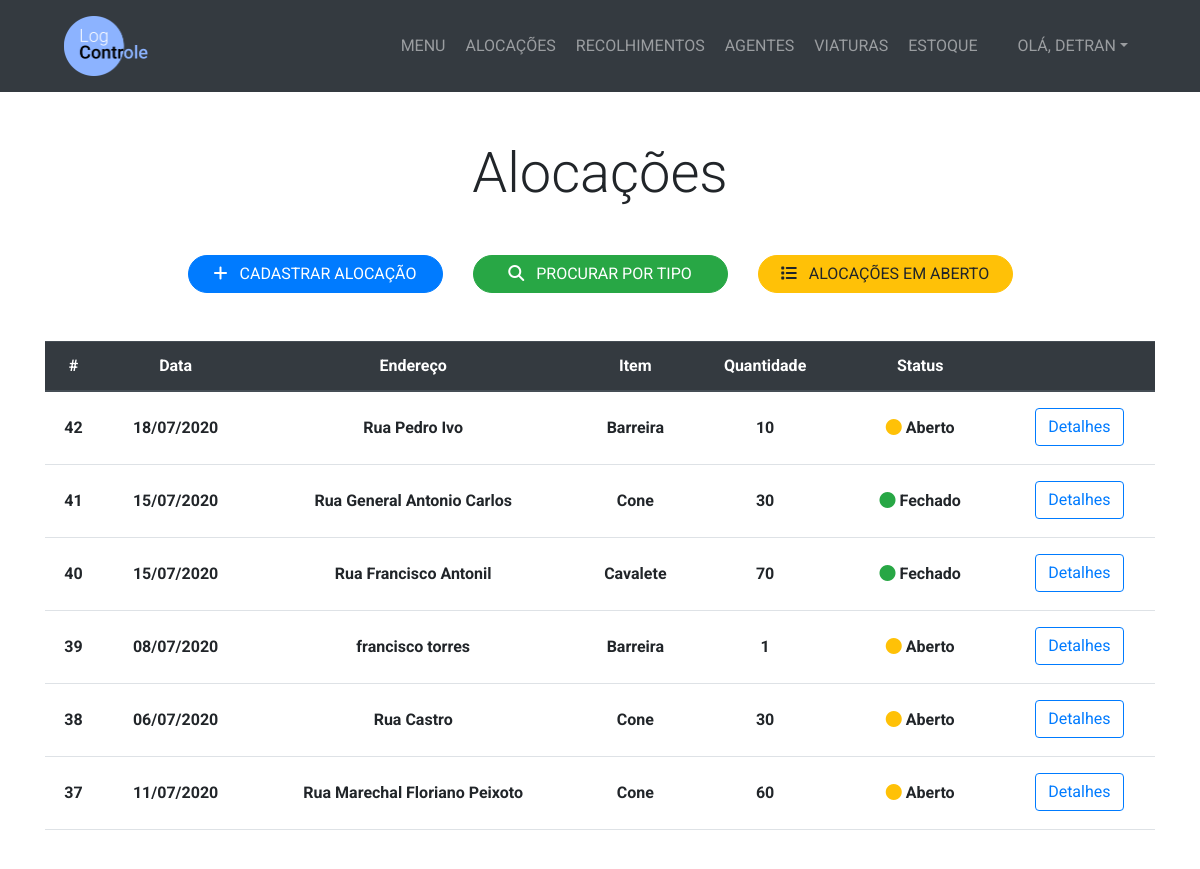
Screenshot of /alocacao/ (signed in) with the database file from the repository.
### management/models.py (models this page shows, shortened)
class Alocacao(models.Model):
    TURNO_CHOICES = (
        ('Manhã', 'Manhã'),
        ('Tarde', 'Tarde'),
        ('Noite', 'Noite'),
        ('Madrugada', 'Madrugada')
    )
    STATUS_CHOICES = (
        ('Aberto', 'Aberto'),
        ('Fechado', 'Fechado'),
        ('Desativado', 'Desativado')
    )
    data = models.DateField()
    horario = models.TimeField()
    item = models.ForeignKey(Item, on_delete=models.PROTECT)
    quantidade = models.IntegerField()
    turno = models.CharField(max_length=10, choices=TURNO_CHOICES)
    viatura = models.ForeignKey(Viatura, on_delete=models.PROTECT, blank=True, null=True)
    rua = models.CharField(max_length=200)
    numero = models.CharField(max_length=10)
    bairro = models.CharField(max_length=25)
    complemento = models.CharField(max_length=25, blank=True)
    motivo = models.CharField(max_length=100, blank=True)
    cadastrador = models.ForeignKey(User, on_delete=models.PROTECT)
    status = models.CharField(max_length=11, choices=STATUS_CHOICES, default='Fechado')

class Item(models.Model):
    nome = models.CharField(max_length=100)
    def __str__(self):
        return self.nome

### management/views.py (the view)
# urls.py: path('alocacao/', views.menu_alocacao, name='menu_alocacao'),
@login_required
def menu_alocacao(request):
    alocacoes = Alocacao.objects.all().order_by('-id')
    return render(request, 'management/menu_alocacao.html', {'alocacoes':alocacoes})

### management/templates/management/menu_alocacao.html
{% extends 'management/base.html' %}
{% block content %}
  <section class="py-5">
    <div class="container">
      <h1 class="display-4 text-center mb-5">Alocações</h1>
      <div class="row justify-content-center">
        <div class="col-lg-3">
          <a href="{% url 'criar_alocacao' %}" class="btn btn-primary btn-block rounded-pill"><i class="fas fa-plus mr-2"></i> CADASTRAR ALOCAÇÃO</a>
        </div>
        <div class="col-lg-3">
          <a href="{% url 'procurar_por_tipo_alocacao' %}" class="btn btn-success btn-block rounded-pill"><i class="fas fa-search mr-2"></i> PROCURAR POR TIPO</a>
        </div>
        <div class="col-lg-3">
          <a href="{% url 'alocacoes_abertas' %}" class="btn btn-warning btn-block rounded-pill"><i class="fas fa-list mr-2"></i> ALOCAÇÕES EM ABERTO</a>
        </div>
      </div>
      <div class="row justify-content-center mt-5">
        <div class="col-lg-12">
          {% if alocacoes %}
            <div class="table-responsive " id="tabela-colaboracao">
              <table class="table table-hover">
                <thead class="thead-dark">
                  <tr>
                    <th scope="col" class="text-center">#</th>
                    <th scope="col" class="text-center">Data</th>
                    <th scope="col" class="text-center">Endereço</th>
                    <th scope="col" class="text-center">Item</th>
                    <th scope="col" class="text-center">Quantidade</th>
                    <th scope="col" class="text-center">Status</th>
                    <th scope="col" class="text-center"></th>
                  </tr>
                </thead>
                <tbody>
                  {% for alocacao in alocacoes %}
                    <tr>
                      <th scope="row" class="text-center py-4">{{ alocacao.id }}</th>
                      <th scope="row" class="text-center py-4">{{ alocacao.data|date:'d/m/Y' }}</th>
                      <th scope="row" class="text-center py-4">{{ alocacao.rua }}</th>
                      <th scope="row" class="text-center py-4">{{ alocacao.item }}</th>
                      <th scope="row" class="text-center py-4">{{ alocacao.quantidade }}</th>
                      <th scope="row" class="text-center py-4">
                        {% if alocacao.status == 'Aberto' %}
                          <i class="fas fa-circle text-warning"></i> {{ alocacao.status }}
                        {% elif alocacao.status == 'Fechado' %}
                          <i class="fas fa-circle text-success"></i> {{ alocacao.status }}
                        {% elif alocacao.status == 'Desativado' %}
                          <i class="fas fa-circle text-danger"></i> {{ alocacao.status }}
                        {% endif %}
                      </th>
                      <th scope="row" class="text-center py-3"><a href="{% url 'detalhe_alocacao' alocacao.id %}" class="btn btn-outline-primary">Detalhes</a></th>
                    </tr>
                  {% endfor %}
                </tbody>
              </table>
            </div>
          {% else %}
            <h2 class="text-center text-secondary">Nenhuma alocação cadastrada</h2>
          {% endif %}
        </div>
      </div>
    </div>
  </section>
{% endblock %}

### management/templates/management/base.html (shortened to what this page needs)
<!DOCTYPE html>
<html lang="pt-br" dir="ltr">
  {% load static %}
  <head>
    <link
      rel="stylesheet"
      href="https://stackpath.bootstrapcdn.com/bootstrap/4.5.0/css/bootstrap.min.css"
    />
    <link rel="stylesheet" type="text/css" href="{% static 'management/css/style.css' %}">
    <link rel="stylesheet" href="{% static 'management/css/bootstrap-datepicker.css' %}">
  </head>
  <body>
    <nav class="navbar navbar-expand-lg bg-dark navbar-dark py-3" id="main-nav">
      <a href="{% url 'home' %}" class="ml-5">
        <img src="{% static 'management/Logo.png' %}" alt="Logo LogControle" style="max-height: 60px;">
      </a>
      <div class="collapse navbar-collapse" id="navbarCollapse">
        <ul class="navbar-nav ml-auto">
          <li class="nav-item">
            <a href="{% url 'home' %}" class="nav-link ml-1">MENU</a>
          </li>
          <li class="nav-item">
            <a href="{% url 'menu_alocacao' %}" class="nav-link ml-1">ALOCAÇÕES</a>
          </li>
          <li class="nav-item">
            <a href="{% url 'menu_recolhimento' %}" class="nav-link ml-1">RECOLHIMENTOS</a>
          </li>
          <li class="nav-item">
            <a href="{% url 'menu_agente' %}" class="nav-link ml-1">AGENTES</a>
          </li>
          <li class="nav-item">
            <a href="{% url 'menu_viatura' %}" class="nav-link ml-1">VIATURAS</a>
          </li>
          <li class="nav-item">
            <a href="{% url 'menu_estoque' %}" class="nav-link ml-1">ESTOQUE</a>
          </li>
          <li class="nav-item dropdown ml-4 mr-5">
            <a href="#" class="nav-link dropdown-toggle" data-toggle="dropdown" aria-expanded="false">OLÁ, <span style="text-transform: uppercase;">{{ user.username }}</span></a>
          </li>
        </ul>
      </div>
    </nav>
    {% block content %} {% endblock %}
  </body>
</html>

### management/static/management/css/style.css (style rules this page uses)
body { font-family: 'Roboto', Arial; }
#tabela-colaboracao { height: 500px; overflow: auto; }

### rows the page displays
Alocacao: id "42", data "18/07/2020", rua "Rua Pedro Ivo", item "Barreira", quantidade "10", status "Aberto"
Alocacao: id "41", data "15/07/2020", rua "Rua General Antonio Carlos", item "Cone", quantidade "30", status "Fechado"
Alocacao: id "40", data "15/07/2020", rua "Rua Francisco Antonil", item "Cavalete", quantidade "70", status "Fechado"
Alocacao: id "39", data "08/07/2020", rua "francisco torres", item "Barreira", quantidade "1", status "Aberto"
Alocacao: id "38", data "06/07/2020", rua "Rua Castro", item "Cone", quantidade "30", status "Aberto"
Alocacao: id "37", data "11/07/2020", rua "Rua Marechal Floriano Peixoto", item "Cone", quantidade "60", status "Aberto"

### other values shown
{{ user.username }} "DETRAN"
